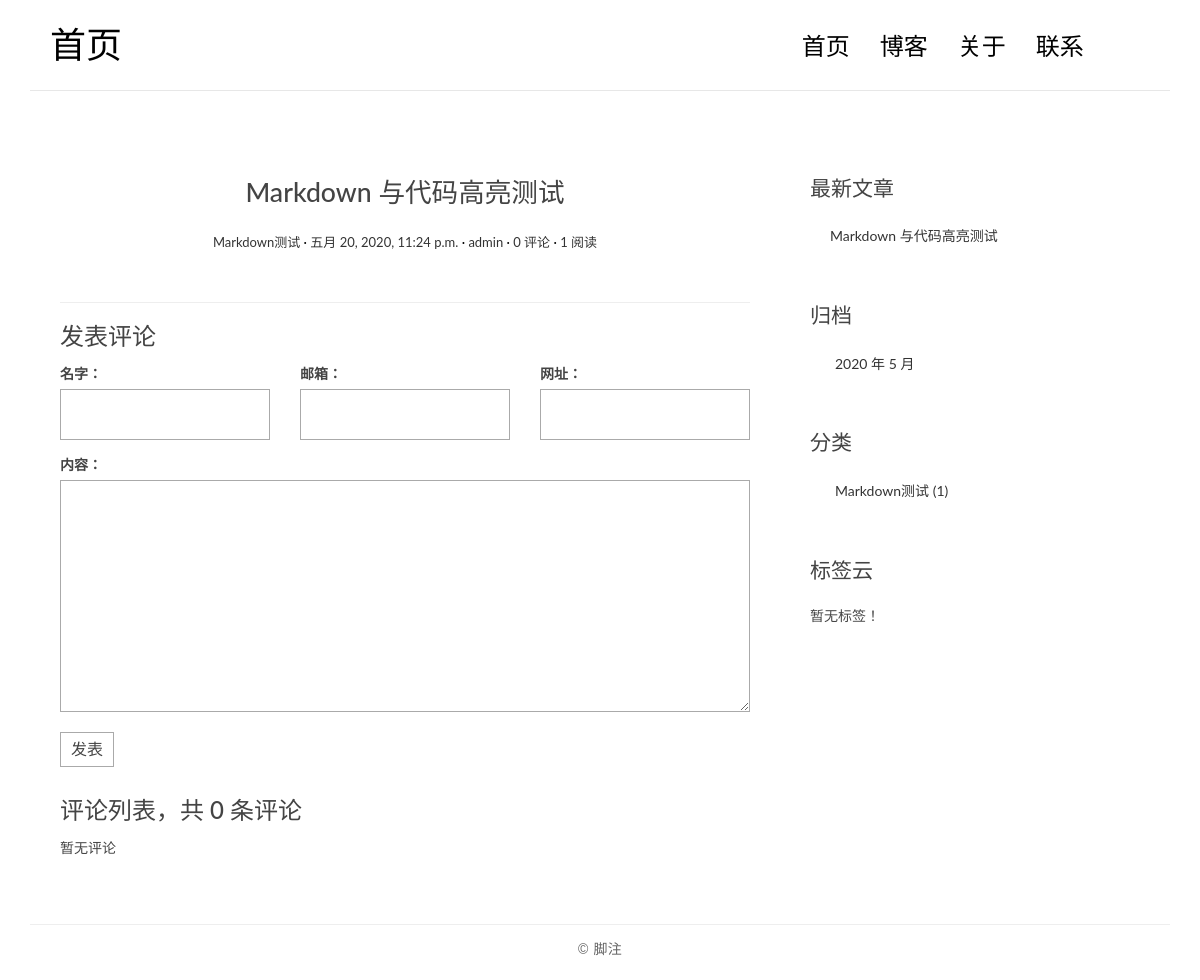
The app's page /posts/1/ with its own data.
### blog/models.py (models this page shows, shortened)
class Post(models.Model):
    title = models.CharField("标题", max_length=70)
    body = models.TextField("正文")
    created_time = models.DateTimeField("创建时间", default=timezone.now)
    modified_time = models.DateTimeField("修改时间")
    excerpt = models.CharField("摘要", max_length=200, blank=True)
    category = models.ForeignKey(Category, verbose_name="分类", on_delete=models.CASCADE)
    tags = models.ManyToManyField(Tag, verbose_name="标签", blank=True)
    author = models.ForeignKey(User, verbose_name="作者", on_delete=models.CASCADE)
    views = models.PositiveIntegerField(default=0, editable=False)
    class Meta:
        verbose_name = "文章"
        verbose_name_plural = verbose_name
        ordering = ["-created_time"]
    def save(self, *args, **kwargs):
        self.modified_time = timezone.now()
        md = markdown.Markdown(
            extensions=["markdown.extensions.extra", "markdown.extensions.codehilite",]
        )
        self.excerpt = strip_tags(md.convert(self.body))[:54]
        super().save(*args, **kwargs)
    def get_absolute_url(self):
        return reverse("blog:detail", kwargs={"pk": self.pk})
    def increase_views(self):
        self.views += 1
        self.save(update_fields=["views"])
    @property
    def toc(self):
        return self.rich_content.get("toc", "")
    @property
    def body_html(self):
        return self.rich_content.get("content", "")
    @cached_property
    def rich_content(self):
        return generate_rich_content(self.body)

class Category(models.Model):
    name = models.CharField("分类名", max_length=100)
    class Meta:
        verbose_name = "分类"
        verbose_name_plural = verbose_name

### blog/views.py (the view)
# urls.py: path('posts/<int:pk>/', views.PostDetailView.as_view(), name='detail'),
class PostDetailView(DetailView):
    model = Post
    template_name = "blog/detail.html"
    context_object_name = "post"
    def get(self, request, *args, **kwargs):
        response = super().get(request, *args, **kwargs)
        self.object.increase_views()
        return response

### comments/forms.py
class CommentForm(forms.ModelForm):
    class Meta:
        model = Comment
        fields = ['name', 'email', 'url', 'text']

### blog/models.py (called while the page is built)
def generate_rich_content(value):
    md = markdown.Markdown(
        extensions=[
            "markdown.extensions.extra",
            "markdown.extensions.codehilite",
            TocExtension(slugify=slugify),
        ]
    )
    content = md.convert(value)
    m = re.search(r'<div class="toc">\s*<ul>(.*)</ul>\s*</div>', md.toc, re.S)
    toc = m.group(1) if m is not None else ""
    return {"content": content, "toc": toc}

### blog/templatetags/blog_extras.py (called while the page is built)
@register.inclusion_tag('blog/inclusions/_recent_posts.html', takes_context=True)
def show_recent_posts(context, num=5):
    return {
        'recent_post_list': Post.objects.all()[:num],
    }

@register.inclusion_tag('blog/inclusions/_archives.html', takes_context=True)
def show_archives(context):
    return {
        'date_list': Post.objects.dates('created_time', 'month', order='DESC'),
    }

@register.inclusion_tag('blog/inclusions/_categories.html', takes_context=True)
def show_categories(context):
    category_list = Category.objects.annotate(num_posts=Count('post')).filter(num_posts__gt=0)
    return {
        'category_list': category_list,
    }

@register.inclusion_tag('blog/inclusions/_tags.html', takes_context=True)
def show_tags(context):
    tag_list = Tag.objects.annotate(num_posts=Count('post')).filter(num_posts__gt=0)
    return {
        'tag_list': tag_list,
    }

### comments/templatetags/comments_extras.py (called while the page is built)
@register.inclusion_tag('comments/inclusions/_form.html', takes_context=True)
def show_comment_form(context, post, form=None):
    if form is None:
        form = CommentForm()
    return {
        'form': form,
        'post': post,
    }

@register.inclusion_tag('comments/inclusions/_list.html', takes_context=True)
def show_comments(context, post):
    comment_list = post.comment_set.all()
    comment_count = comment_list.count()
    return {
        'comment_count': comment_count,
        'comment_list': comment_list,
    }

### templates/blog/detail.html (shortened to what this page needs)
{% extends 'base.html' %}
{% load comments_extras %}
{% block main %}
  <article class="post post-{{ post.pk }}">
    <header class="entry-header">
      <h1 class="entry-title">{{ post.title }}</h1>
      <div class="entry-meta">
        <span class="post-category"><a href="#">{{ post.category.name }}</a></span>
        <span class="post-date"><a href="#"><time class="entry-date"
                                                  datetime="{{ post.created_time }}">{{ post.created_time }}</time></a></span>
        <span class="post-author"><a href="#">{{ post.author }}</a></span>
        <span class="comments-link"><a href="#comment-area">{{ post.comment_set.count }} 评论</a></span>
        <span class="views-count"><a href="#">{{ post.views }} 阅读</a></span>
      </div>
    </header>
  </article>
  <section class="comment-area" id="comment-area">
    <hr>
    <h3>发表评论</h3>
    {% show_comment_form post %}
    <div class="comment-list-panel">
      {% show_comments post %}
    </div>
  </section>
{% endblock main %}

### templates/blog/inclusions/_recent_posts.html
<div class="widget widget-recent-posts">
  <h3 class="widget-title">最新文章</h3>
  <ul>
    {% for post in recent_post_list %}
      <li>
        <a href="{{ post.get_absolute_url }}">{{ post.title }}</a>
      </li>
    {% empty %}
      暂无文章！
    {% endfor %}
  </ul>
</div>

### templates/blog/inclusions/_categories.html
<div class="widget widget-category">
  <h3 class="widget-title">分类</h3>
  <ul>
    {% for category in category_list %}
      <li>
        <a href="{% url 'blog:category' category.pk %}">{{ category.name }} <span class="post-count">({{ category.num_posts }})</span></a>
      </li>
    {% empty %}
      暂无分类！
    {% endfor %}
  </ul>
</div>

### blog/static/blog/css/custom.css (style rules this page uses)
* { outline: none; }
h1, h2, h3, h4, h5, h6 { margin-top: 0; }
a { color: #333; }
body { color: #444; font-family: 'Lato', sans-serif; }
.post { background: #fff; padding: 30px 30px 0; }
.entry-title { text-align: center; font-size: 1.9em; margin-bottom: 20px; line-height: 1.6; padding: 10px 20px 0; }
.entry-meta { text-align: center; color: #DDDDDD; font-size: 13px; margin-bottom: 30px; }
.post-category::after, .post-date::after, .post-author::after, .comments-link::after { content: ' ·'; color: #000; }
.widget { background: #fff; padding: 30px 0 0; }
.widget-title { font-size: 1.5em; margin-bottom: 20px; line-height: 1.6; padding: 10px 0 0; font-weight: 400; }
.widget-recent-posts ul { padding: 0; margin: 0; padding-left: 20px; }
.widget-recent-posts ul li { list-style-type: none; position: relative; line-height: 170%; margin-bottom: 10px; }
.widget-recent-posts ul li::before { content: '\f3d3'; font-family: "Ionicons"; position: absolute; left: -17px; top: 3px; font-size: 16px; color: #000; }
.widget-category ul { padding: 0; margin: 0; padding-left: 25px; }
.widget-category ul li { list-style-type: none; position: relative; line-height: 170%; margin-bottom: 10px; }
.widget-category ul li::before { content: '\f3fe'; font-family: "Ionicons"; position: absolute; left: -25px; top: 1px; font-size: 18px; color: #000; }
.contact-form input, .comment-form input { border: 1px solid #aaa; margin-bottom: 15px; width: 100%; padding: 15px 15px; font-size: 16px; line-height: 100%; transition: 0.4s border-color linear; }
.contact-form textarea, .comment-form textarea { border: 1px solid #aaa; margin-bottom: 15px; width: 100%; padding: 15px 15px; font-size: 16px; line-height: 20px !important; min-height: 183px; transition: 0.4s border-color linear; }
.comment-area { padding: 0 30px 0; }
.comment-list-panel { margin-top: 30px; }

### records on screen
Post: title "Markdown 与代码高亮测试", category.name "Markdown测试", created_time "五月 20, 2020, 11:24 p.m.", author "admin", comment_set.count "0", views "1"
Category: name "Markdown测试", num_posts "1"

### other values on screen
{{ comment_count }} "0"
{{ date.year }} "2020"
{{ date.month }} "5"
